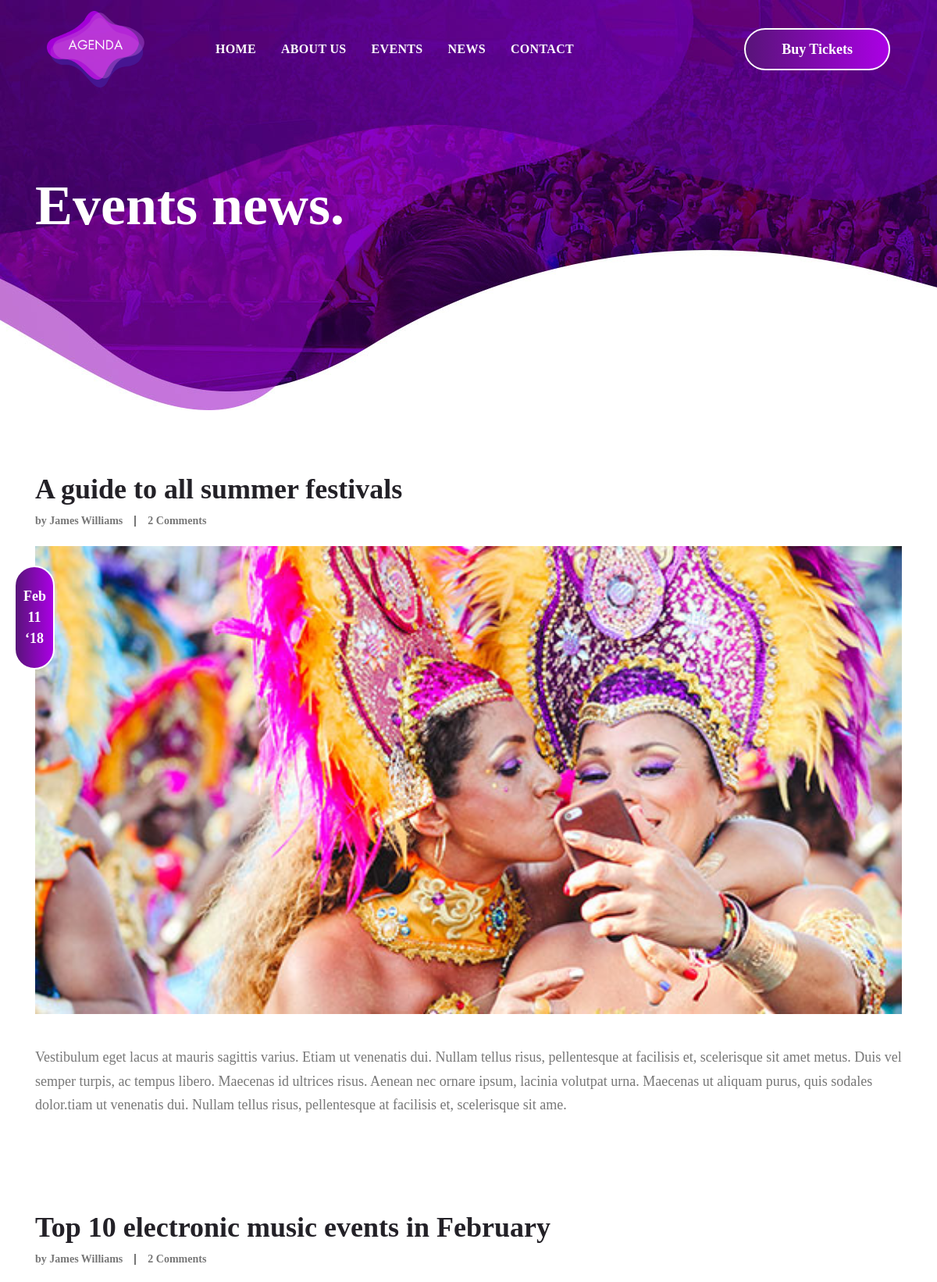
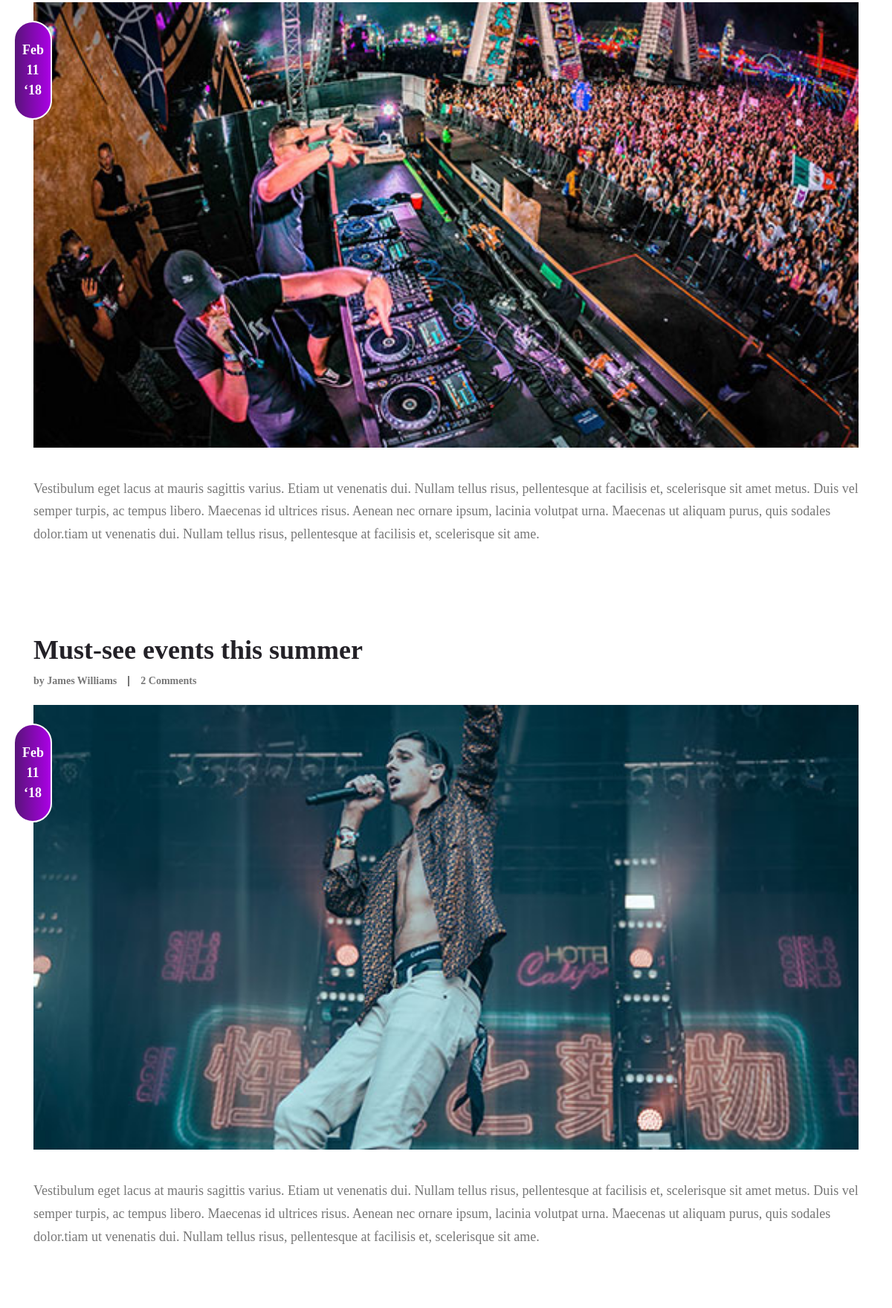
Page /blog/events-news (upper part) on the committed database (2 pictures, top to bottom).
### website/models.py (models this page shows, shortened)
class Siteinfo(models.Model):
    slogan = models.CharField( max_length=255)
    logo_H = models.ImageField( upload_to='images/about')
    date_add = models.DateField(auto_now_add=True)
    date_update = models.DateField(auto_now_add=True)
    status = models.BooleanField(default=True)
    class Meta:
        verbose_name = "Siteinfo"
        verbose_name_plural = "Siteinfos"

### blog/models.py (models this page shows, shortened)
class New(models.Model):
    titre = models.CharField(max_length=255)
    description = models.TextField()
    event = models.ForeignKey(Event, on_delete=models.CASCADE, related_name='event_new')
    image = models.ImageField(upload_to='image/new')
    date_add = models.DateField(auto_now=True)
    date_update = models.DateField(auto_now=True)
    status = models.BooleanField(default=True)
    class Meta:
        verbose_name = "New"
        verbose_name_plural = "News"

### blog/views.py (the view)
# urls.py: path('events-news', views.events_news, name='events-news'),
def events_news(request):
    siteinfo = website_models.Siteinfo.objects.filter(status=True).latest('date_update')
    new = models.New.objects.filter(status=True)[:3]
    event = models.Event.objects.filter(status=True).latest('date_update')
    datas = {
        "siteinfo":siteinfo,
        "new":new,
        "event":event,
    }
    return render(request, 'pages/events-news.html', datas)

### templates/pages/events-news.html (shortened to what this page needs)
{% load static  %}
<!DOCTYPE html>
<html lang="en">
<head>
    <link rel="stylesheet" href="{% static 'css/bootstrap.min.css' %}">
    <link rel="stylesheet" href="{% static 'css/font-awesome.min.css' %}">
    <link rel="stylesheet" href="{% static 'css/swiper.min.css' %}">
    <link rel="stylesheet" href="{% static 'style.css' %}">
</head>
<body class="events-news-page">
<header class="site-header">
    <div class="header-bar">
        <div class="container-fluid">
            <div class="row align-items-center">
                <div class="col-10 col-lg-2 order-lg-1">
                    <div class="site-branding">
                        <div class="site-title">
                            <a href="#"><img src="{{siteinfo.logo_H.url}}" alt="logo"></a>
                        </div>
                    </div>
                </div>
                <div class="col-2 col-lg-7 order-3 order-lg-2">
                    <nav class="site-navigation">
                        <ul>
                             <li><a href="{% url 'index' %}">Home</a></li>
                            <li><a href="{% url 'single-event' %}">About us</a></li>
                            <li><a href="{% url 'events' %}">Events</a></li>
                            <li><a href="{% url 'events-news' %}">News</a></li>
                            <li><a href="{% url 'contact' %}">Contact</a></li>
                        </ul>
                    </nav>
                </div>
                <div class="col-lg-3 d-none d-lg-block order-2 order-lg-3">
                    <div class="buy-tickets">
                        <a class="btn gradient-bg" href="#">Buy Tickets</a>
                    </div>
                </div>
            </div>
        </div>
    </div>
    <div class="page-header events-news-page-header">
        <div class="container">
            <div class="row">
                <div class="col-12">
                    <header class="entry-header">
                        <h1 class="entry-title">Events news.</h1>
                    </header>
                </div>
            </div>
        </div>
    </div>
</header>
<div class="container">
    <div class="row">
    {% for news in new %}
        <div class="col-12">
            <article class="events-news-post">
                <header class="entry-header">
                    <h2 class="entry-title"><a href="#">{{news.titre}}</a></h2>
                    <div class="entry-meta flex align-items-center">
                        <div class="posted-author"><a href="#">by James Williams</a></div>
                        <div class="post-comments"><a href="#">2 Comments</a></div>
                    </div>
                </header>
                <figure>
                    <a href="#"><img src="{{news.image.url}}" alt=""></a>
                    <div class="posted-date"><span>Feb</span><span>11</span><span>‘18</span></div>
                </figure>
                <div class="entry-content">
                    <p>{{news.description}}</p>
                </div>
            </article>
        </div>
     {% endfor %}
    </div>
    <div class="row">
        <div class="col-12">
        </div>
    </div>
</div>
</body>
</html>

### rows in the picture
Siteinfo: logo_H (picture)
New: titre "A guide to all summer festivals", image (picture), description "Vestibulum eget lacus at mauris sagittis varius. Etiam ut venenatis dui. Nullam tellus risus, pellentesque at facilisis et, scelerisque sit amet metus. Duis vel semper turpis, ac tempus libero. Maecenas id ultrices risus. Aenean nec ornare ipsum, lacinia volutpat urna. Maecenas ut aliquam purus, quis sodales dolor.tiam ut venenatis dui. Nullam tellus risus, pellentesque at facilisis et, scelerisque sit ame."
New: titre "Top 10 electronic music events in February", image (picture), description "Vestibulum eget lacus at mauris sagittis varius. Etiam ut venenatis dui. Nullam tellus risus, pellentesque at facilisis et, scelerisque sit amet metus. Duis vel semper turpis, ac tempus libero. Maecenas id ultrices risus. Aenean nec ornare ipsum, lacinia volutpat urna. Maecenas ut aliquam purus, quis sodales dolor.tiam ut venenatis dui. Nullam tellus risus, pellentesque at facilisis et, scelerisque sit ame."
New: titre "Must-see events this summer", image (picture), description "Vestibulum eget lacus at mauris sagittis varius. Etiam ut venenatis dui. Nullam tellus risus, pellentesque at facilisis et, scelerisque sit amet metus. Duis vel semper turpis, ac tempus libero. Maecenas id ultrices risus. Aenean nec ornare ipsum, lacinia volutpat urna. Maecenas ut aliquam purus, quis sodales dolor.tiam ut venenatis dui. Nullam tellus risus, pellentesque at facilisis et, scelerisque sit ame."
